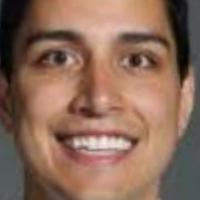
#> input picture images/train3/nodarkspots/1230.png, 200 x 200 px
$ python create_data.py
#> lines starting #> are read from the running program, lines starting #| are printed output that depends on the picture
import os
import sys
import cv2
import warnings
import numpy as np
from PIL import Image

features,target = [],[]

for x in ['nodarkspots', 'darkspots']:
    ImagesNamesList=os.listdir("images//train3" + "/" + str(x))
    for y in ImagesNamesList:
        Imgarr=cv2.imread(r"images//train3" + "/" + str(x) + "/" + y)
#> Imgarr is the input picture: shape (200, 200, 3); mean B, G, R 89, 106.5, 139.4
        try:
            Imgarr=cv2.resize(Imgarr,(50,50))
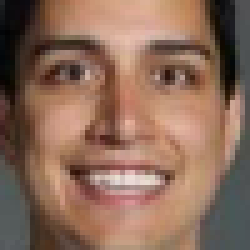
#> Imgarr: shape (50, 50, 3) (shown 5 times larger); mean B, G, R 89.1, 106.6, 139.5
            features.append(Imgarr)
        except:
            pass
        else:
            if x=="nodarkspots":
                target.append(0)
            else:
                target.append(1)
    print("In Folder", x)
#> pass 2 of the loop `for x in ['nodarkspots', 'darkspots']:`:
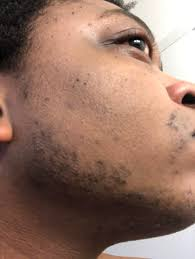
#> input picture images/train3/darkspots/0183c6d6-8b71-4a85-a2c3-fe3fcbca3668.jpg, 195 x 259 px
#> Imgarr is the input picture: shape (259, 195, 3); mean B, G, R 101, 115.6, 148.6
#> `Imgarr=cv2.resize(Imgarr,(50,50))`:
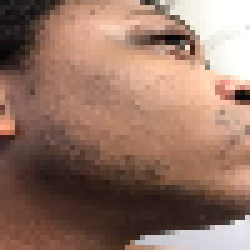
#> Imgarr: shape (50, 50, 3) (shown 5 times larger); mean B, G, R 100.9, 115.6, 148.5


dark_spot_features = np.array(features)
dark_spot_target = np.array(target)

print(dark_spot_features.shape)
#| (2, 50, 50, 3)
print(dark_spot_target.shape)

np.savez_compressed('datasets/dark_spot_data.npz', dark_spot_features, dark_spot_target)

features,target = [],[]

for x in ['no puffy eyes', 'puffy eyes']:
#> (the run stopped early here; a loop or call above may not have finished)
